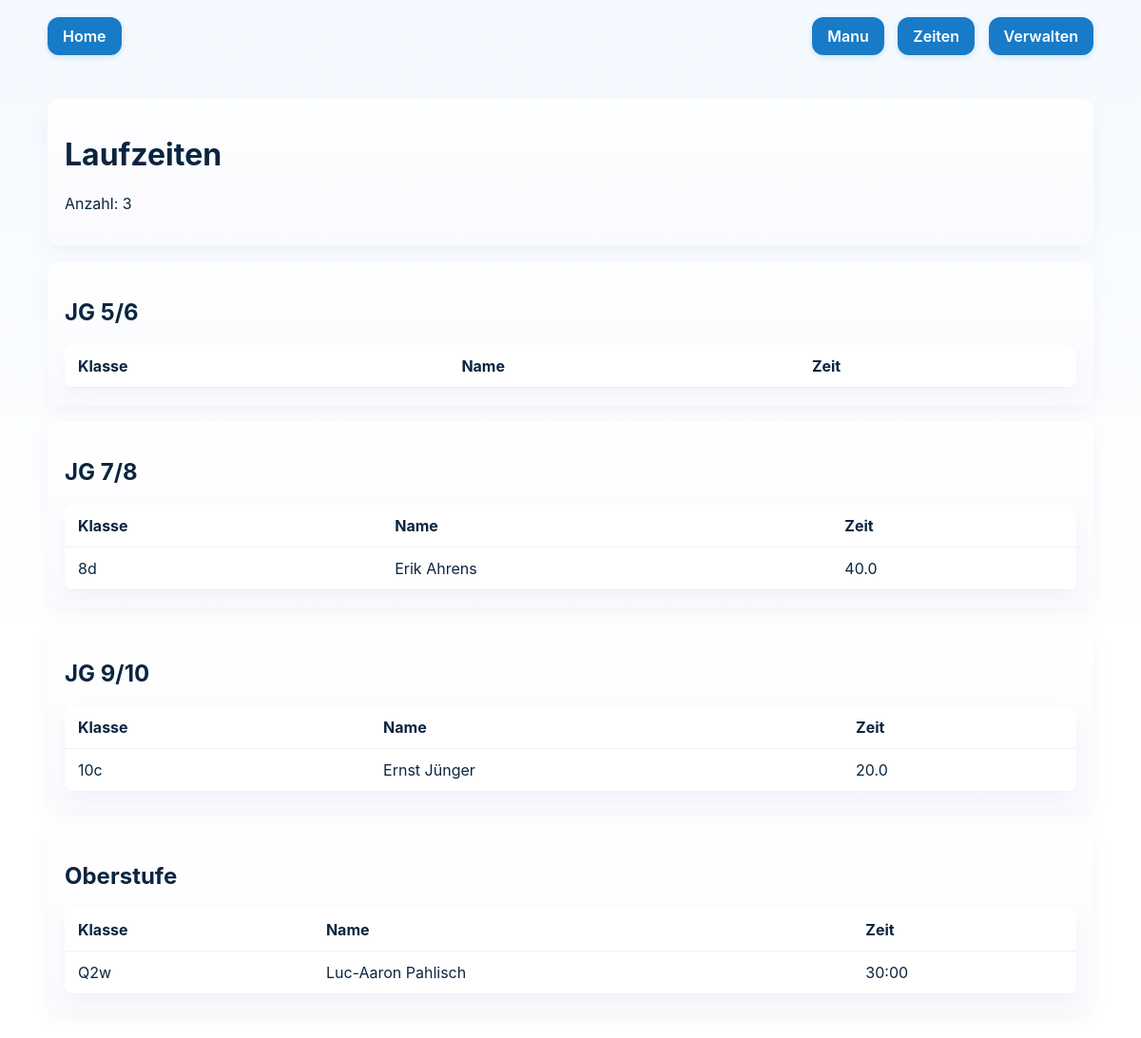
The page /zeiten on the database as committed earlier.
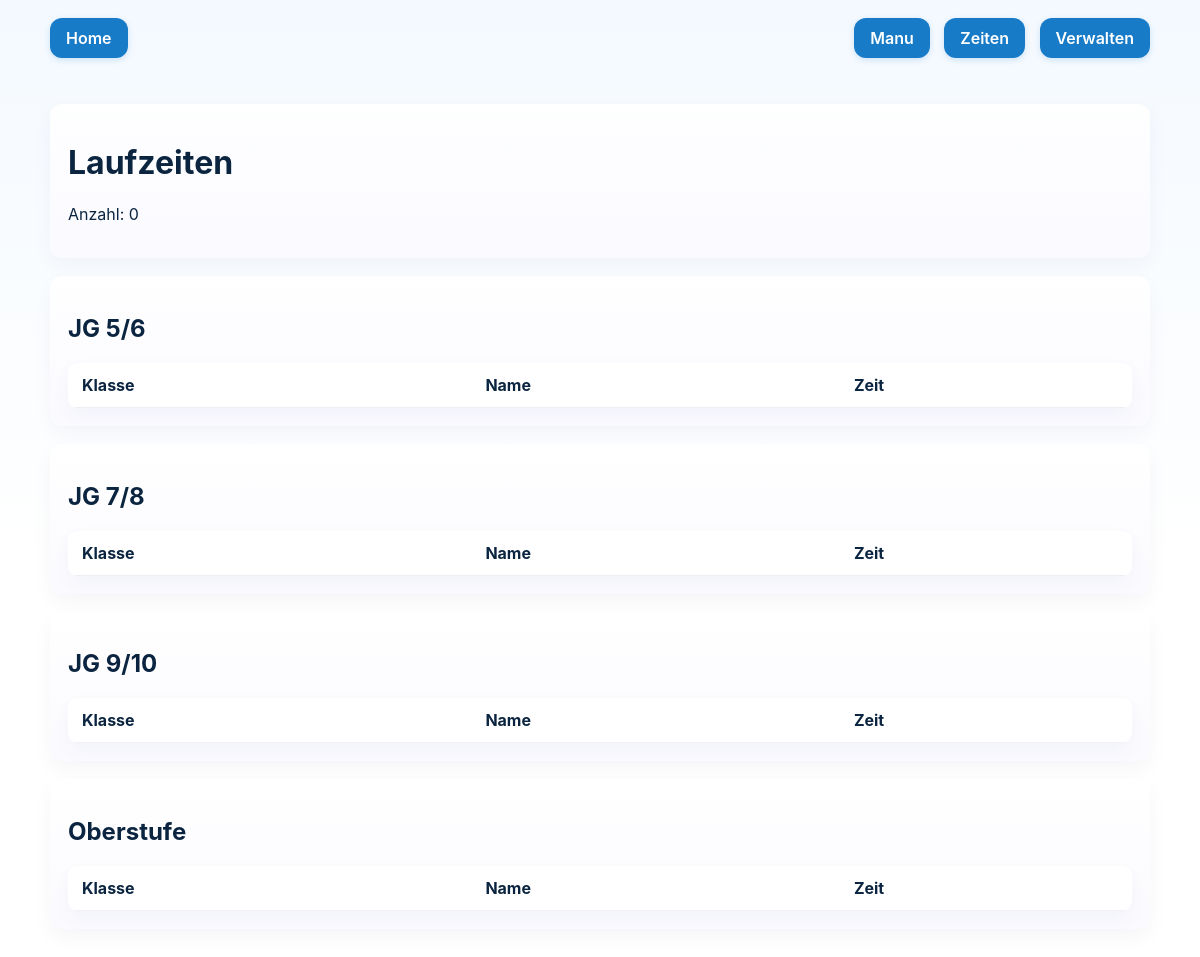
The same page on the database as committed later.
### tables this page shows
CREATE TABLE Laeufer (
    schüler_id INTEGER PRIMARY KEY AUTOINCREMENT,
    name TEXT,
    vorname TEXT,
    klasse TEXT,
    sportlehrer TEXT,
    zeit FLOAT
               , jahrgang TEXT);

### app.py (the view)
@app.route("/zeiten")
def zeiten():
    conn = sqlite3.connect("Läufer-Schüler.db")
    conn.row_factory = sqlite3.Row
    cur = conn.cursor()
    daten = cur.execute("""
        SELECT * FROM Laeufer
        ORDER BY jahrgang, klasse, name
    """).fetchall()
    conn.close()
    return render_template("zeiten.html", daten=daten)

### templates/zeiten.html (shortened to what this page needs)
<!DOCTYPE html>
<html lang="de">
<head>
    <link rel="stylesheet" href="{{ url_for('static', filename='css/style.css') }}">
</head>
<body>
    <header class="site-header">
        <nav class="nav">
            <div class="nav-left">
                <a class="btn" href="{{ url_for('startseite') }}">Home</a>
            </div>
            <div class="nav-right">
                 <a class="btn" href="{{ url_for('manu') }}">Manu</a>
                <a class="btn" href="{{ url_for('zeiten') }}">Zeiten</a>
                <a class="btn" href="{{ url_for('verwalten') }}">Verwalten</a>
            </div>
        </nav>
    </header>
    <main class="container">
        <div class="section-card">
            <h1>Laufzeiten</h1>
            <p>Anzahl: {{ daten|length }}</p>
        </div>
        <section class="section-card">
            <h2>JG 5/6</h2>
            <table class="data-table">
                <thead>
                    <tr><th>Klasse</th><th>Name</th><th>Zeit</th></tr>
                </thead>
            </table>
        </section>
        <section class="section-card">
            <h2>JG 7/8</h2>
            <table class="data-table">
                <thead>
                    <tr><th>Klasse</th><th>Name</th><th>Zeit</th></tr>
                </thead>
                <tbody>
                {% for schueler in daten %}
                    {% if schueler["jahrgang"] == "JG 7/8" %}
                        <tr>
                            <td>{{ schueler["klasse"] }}</td>
                            <td>{{ schueler["vorname"] }} {{ schueler["name"] }}</td>
                            <td>{{ schueler["zeit"] }}</td>
                        </tr>
                    {% endif %}
                {% endfor %}
                </tbody>
            </table>
        </section>
        <section class="section-card">
            <h2>JG 9/10</h2>
            <table class="data-table">
                <thead>
                    <tr><th>Klasse</th><th>Name</th><th>Zeit</th></tr>
                </thead>
                <tbody>
                {% for schueler in daten %}
                    {% if schueler["jahrgang"] == "JG 9/10" %}
                        <tr>
                            <td>{{ schueler["klasse"] }}</td>
                            <td>{{ schueler["vorname"] }} {{ schueler["name"] }}</td>
                            <td>{{ schueler["zeit"] }}</td>
                        </tr>
                    {% endif %}
                {% endfor %}
                </tbody>
            </table>
        </section>
        <section class="section-card">
            <h2>Oberstufe</h2>
            <table class="data-table">
                <thead>
                    <tr><th>Klasse</th><th>Name</th><th>Zeit</th></tr>
                </thead>
                <tbody>
                {% for schueler in daten %}
                    {% if schueler["jahrgang"] in ["OBS","Oberstufe"] %}
                        <tr>
                            <td>{{ schueler["klasse"] }}</td>
                            <td>{{ schueler["vorname"] }} {{ schueler["name"] }}</td>
                            <td>{{ schueler["zeit"] }}</td>
                        </tr>
                    {% endif %}
                {% endfor %}
                </tbody>
            </table>
        </section>
    </main>
</body>
</html>

### static/css/style.css (style rules this page uses)
body { font-family: "Inter", Arial, Helvetica, sans-serif; margin: 0; padding: 0; color: #0b2540; background: linear-gradient(180deg, #f4f9ff 0%, #ffffff 60%); -webkit-font-smoothing:antialiased; text-rendering:optimizeLegibility; }
.site-header { background: transparent; padding: 18px 24px; }
.nav { max-width: 1100px; margin: 0 auto; display: flex; justify-content: space-between; align-items: center; }
.nav-right .btn { margin-left: 10px; }
a.btn, a:link, a:visited { background-color: #187bc7; color: #ffffff; padding: 10px 16px; text-align: center; text-decoration: none; display: inline-block; border-radius: 12px; font-weight: 600; box-shadow: 0 2px 6px rgba(24,123,199,0.18); transition: transform .12s ease, background-color .12s ease; }
.container { max-width: 1100px; margin: 28px auto; padding: 0 18px; }
.data-table { width: 100%; border-collapse: collapse; margin-top: 14px; box-shadow: 0 8px 20px rgba(7,52,90,0.04); border-radius: 10px; overflow: hidden; }
.data-table th, .data-table td { padding: 12px 14px; text-align: left; border-bottom: 1px solid rgba(11,37,64,0.06); background: #fff; }
.section-card { background: linear-gradient(180deg, rgba(255,255,255,0.9), rgba(250,250,255,0.9)); padding: 18px; border-radius: 12px; margin-bottom: 18px; box-shadow: 0 8px 20px rgba(13,36,64,0.04); }

Rows that differ between the two databases and show on the page:
removed Laeufer: klasse "8d", vorname "Erik", name "Ahrens", zeit "40.0", shown under "JG 7/8"
removed Laeufer: klasse "10c", vorname "Ernst", name "Jünger", zeit "20.0", shown under "JG 9/10"
removed Laeufer: klasse "Q2w", vorname "Luc-Aaron", name "Pahlisch", zeit "30:00", shown under "Oberstufe"
Other text that changed with them:
{{ daten|length }}: "3" → "0"
